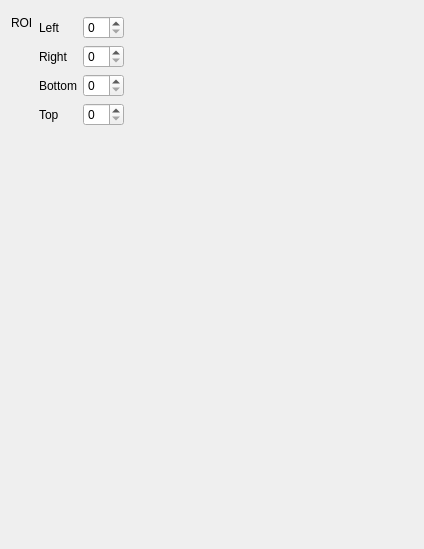
<?xml version="1.0" encoding="UTF-8"?>
<ui version="4.0">
 <class>CameraConfigurationEditor</class>
 <widget class="QWidget" name="CameraConfigurationEditor">
  <property name="geometry">
   <rect>
    <x>0</x>
    <y>0</y>
    <width>424</width>
    <height>549</height>
   </rect>
  </property>
  <property name="windowTitle">
   <string>Form</string>
  </property>
  <layout class="QHBoxLayout" name="horizontalLayout" stretch="0,1">
   <item>
    <layout class="QFormLayout" name="form">
     <item row="0" column="0">
      <widget class="QLabel" name="label_2">
       <property name="toolTip">
        <string>&lt;html&gt;&lt;head/&gt;&lt;body&gt;&lt;p&gt;Rectangular region of interest to extract from the full sensor picture.&lt;/p&gt;&lt;/body&gt;&lt;/html&gt;</string>
       </property>
       <property name="text">
        <string>ROI</string>
       </property>
      </widget>
     </item>
     <item row="0" column="1">
      <layout class="QFormLayout" name="formLayout_3">
       <property name="verticalSpacing">
        <number>6</number>
       </property>
       <property name="topMargin">
        <number>5</number>
       </property>
       <item row="0" column="0">
        <widget class="QLabel" name="xLabel">
         <property name="text">
          <string>Left</string>
         </property>
        </widget>
       </item>
       <item row="0" column="1">
        <widget class="QSpinBox" name="_left_spinbox"/>
       </item>
       <item row="1" column="0">
        <widget class="QLabel" name="widthLabel">
         <property name="text">
          <string>Right</string>
         </property>
        </widget>
       </item>
       <item row="1" column="1">
        <widget class="QSpinBox" name="_right_spinbox"/>
       </item>
       <item row="2" column="0">
        <widget class="QLabel" name="yLabel">
         <property name="text">
          <string>Bottom</string>
         </property>
        </widget>
       </item>
       <item row="2" column="1">
        <widget class="QSpinBox" name="_bottom_spinbox"/>
       </item>
       <item row="3" column="0">
        <widget class="QLabel" name="heightLabel">
         <property name="text">
          <string>Top</string>
         </property>
        </widget>
       </item>
       <item row="3" column="1">
        <widget class="QSpinBox" name="_top_spinbox"/>
       </item>
      </layout>
     </item>
    </layout>
   </item>
   <item>
    <spacer name="horizontalSpacer">
     <property name="orientation">
      <enum>Qt::Horizontal</enum>
     </property>
     <property name="sizeHint" stdset="0">
      <size>
       <width>40</width>
       <height>20</height>
      </size>
     </property>
    </spacer>
   </item>
  </layout>
 </widget>
 <resources/>
 <connections/>
</ui>
